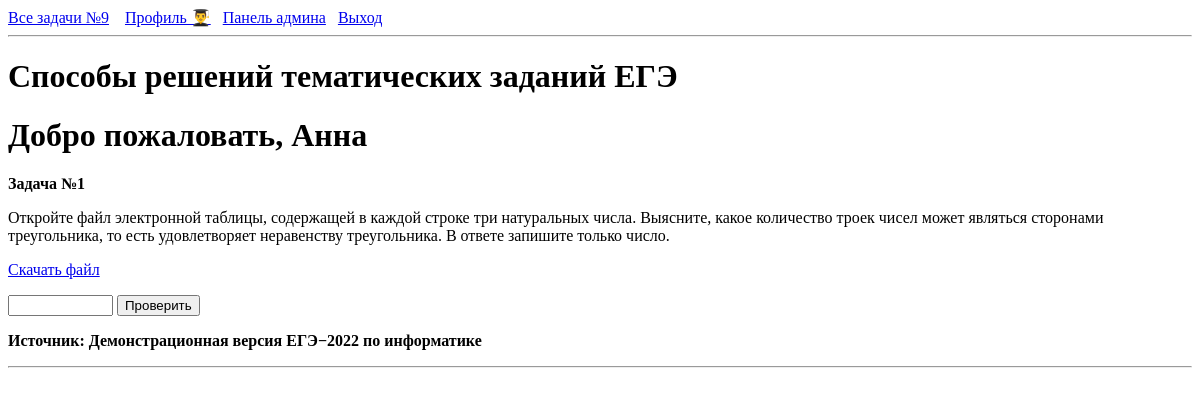
/main (signed in), run on an earlier commit of the app's database.
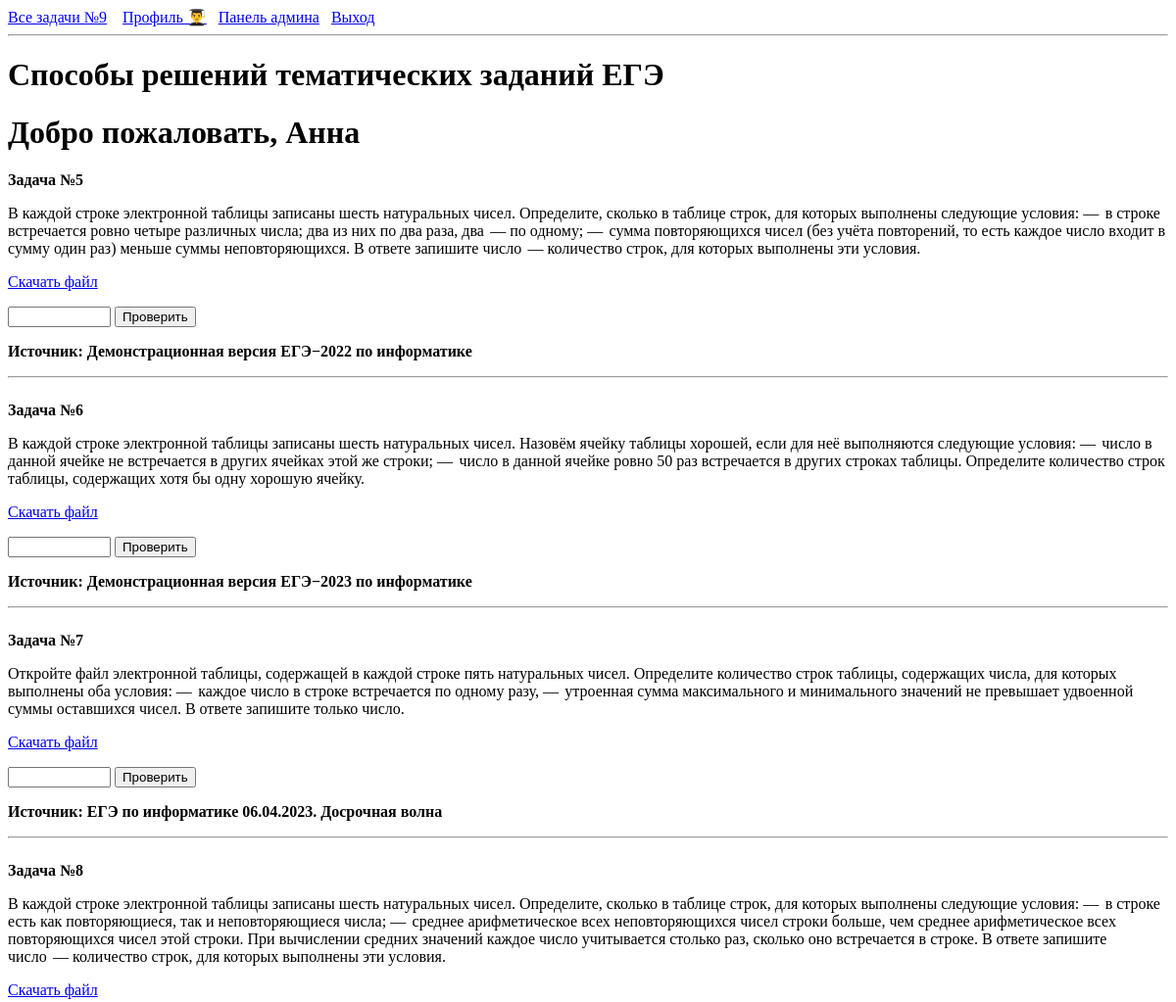
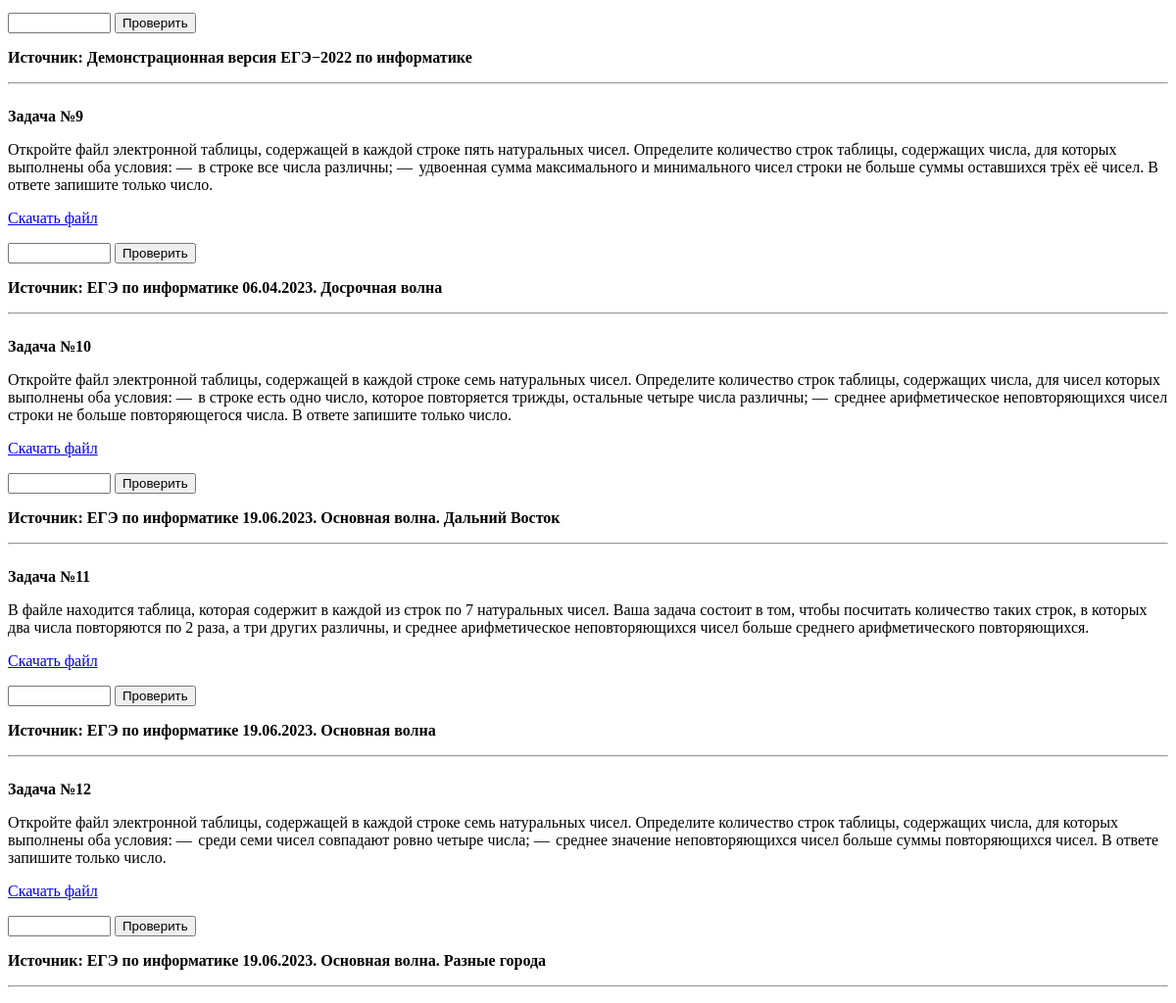
And on a later commit of the database (2 pictures, top to bottom).
### app/models.py (models this page shows)
class Task(db.Model):# создание модели задач в базе данных
    id = db.Column(db.Integer, primary_key=True) # поле ID задач,db.Integer - целое число,primary_key-первичный ключ(уникален для всех задач)
    body = db.Column(db.String(1024)) # поле текста задачи, максимум 1024 символа
    link = db.Column(db.String(256)) # поле ссылки для скачивания файла
    answer = db.Column(db.String(32)) # поле правильного ответа к задаче
    author = db.Column(db.String(64)) # поле имени автора задачи
    link_solution = db.Column(db.String(256))

### app/routes.py (the view)
@app.route('/')  # создание главного маршрута
@app.route('/main')  # создание второго главного маршрута
@login_required
def main():  # функция обработчик
    tasks = current_user.not_solved_tasks() # загрузка всех задач из базы данных
    return render_template('main.html', title='Главная', tasks=tasks, solved_tasks=solved_tasks)  # генерация страницы по шаблону main.html

### app/models.py (called while the page is built)
@login.user_loader # регистрирование пользовательского загрузчика
def load_user(id): # функция пользовательского загрузчика
    return User.query.get(int(id)) # возврат пользователя из базы данных по id

    def solved_tasks(self):
        return Task.query.join(
            solved_tasks, (solved_tasks.c.task_id==Task.id)).filter(
            solved_tasks.c.user_id==self.id)

    def not_solved_tasks(self):
        all_ = Task.query.filter()
        solved = self.solved_tasks()
        return all_.except_(solved)

    def task_is_solved(self, task):
        return self.tasks.filter(solved_tasks.c.task_id==task.id).count()>0

### app/templates/main.html
{% extends "base.html" %}
{% block content %}
<h1>Способы решений тематических заданий ЕГЭ</h1>
<h1>Добро пожаловать, {{ current_user.username }}</h1>
{% for task in tasks %}
{% include '_task.html' %}
{% endfor %}
{% endblock %}

### app/templates/_task.html
<table id="{{ task.id }}">
    <tr valign="top"><p><b>Задача №{{ task.id }}</b></p></tr>
    <tr valign="top"><p>{{ task.body }}</p></tr>
    <tr valign="top"><p><a href="{{ task.link }}">Скачать файл</a></p></tr>
    {% if current_user.task_is_solved(task) %}
    <tr valign="top"><p>Правильный ответ: {{ task.answer }}</p></tr>
    <tr valign="top"><p>Ваш ответ: {{ solved_tasks.select().where(solved_tasks.c.user_id==current_user.id, solved_tasks.c.task_id==task.id).params()['answer'] }} </p></tr>
    <tr valign="top"><p><a href="{{ task.link_solution }}">Ссылка на решение задачи</a></p></tr>
    {% else %}
    <tr valign="top">
        <form method="get" action="../result/{{ task.id }}" autocomplete="off">
        <p><input type="text" name="answer" required minlength="1" maxlength="10" size="10" />
            <input type="submit" value="Проверить"></p>
        </form>
    </tr>
    {% endif %}
    <tr valign="top"><p><b>Источник: {{ task.author }}</b></p></tr>
<hr>
</table>

What changed in the data, as far as the page shows it:
no longer on this page (row unchanged): Task: id "1", body "Откройте файл электронной таблицы, содержащей в каждой строке три натуральных числа. Выясните, какое количество троек чисел может являться сторонами треугольника, то есть удовлетворяет неравенству треугольника. В ответе запишите только число.", author "Демонстрационная версия ЕГЭ−2022 по информатике"
added Task: id "5", body "В каждой строке электронной таблицы записаны шесть натуральных чисел. Определите, сколько в таблице строк, для которых выполнены следующие условия: — в строке встречается ровно четыре различных числа; два из них по два раза, два — по одному; — сумма повторяющихся чисел (без учёта повторений, то есть каждое число входит в сумму один раз) меньше суммы неповторяющихся. В ответе запишите число — количество строк, для которых выполнены эти условия.", author "Демонстрационная версия ЕГЭ−2022 по информатике"
added Task: id "6", body "В каждой строке электронной таблицы записаны шесть натуральных чисел. Назовём ячейку таблицы хорошей, если для неё выполняются следующие условия: — число в данной ячейке не встречается в других ячейках этой же строки; — число в данной ячейке ровно 50 раз встречается в других строках таблицы. Определите количество строк таблицы, содержащих хотя бы одну хорошую ячейку.", author "Демонстрационная версия ЕГЭ−2023 по информатике"
added Task: id "7", body "Откройте файл электронной таблицы, содержащей в каждой строке пять натуральных чисел. Определите количество строк таблицы, содержащих числа, для которых выполнены оба условия: — каждое число в строке встречается по одному разу, — утроенная сумма максимального и минимального значений не превышает удвоенной суммы оставшихся чисел. В ответе запишите только число.", author "ЕГЭ по информатике 06.04.2023. Досрочная волна"
added Task: id "8", body "В каждой строке электронной таблицы записаны шесть натуральных чисел. Определите, сколько в таблице строк, для которых выполнены следующие условия: — в строке есть как повторяющиеся, так и неповторяющиеся числа; — среднее арифметическое всех неповторяющихся чисел строки больше, чем среднее арифметическое всех повторяющихся чисел этой строки. При вычислении средних значений каждое число учитывается столько раз, сколько оно встречается в строке. В ответе запишите число — количество строк, для которых выполнены эти условия.", author "Демонстрационная версия ЕГЭ−2022 по информатике"
added Task: id "9", body "Откройте файл электронной таблицы, содержащей в каждой строке пять натуральных чисел. Определите количество строк таблицы, содержащих числа, для которых выполнены оба условия: — в строке все числа различны; — удвоенная сумма максимального и минимального чисел строки не больше суммы оставшихся трёх её чисел. В ответе запишите только число.", author "ЕГЭ по информатике 06.04.2023. Досрочная волна"
added Task: id "10", body "Откройте файл электронной таблицы, содержащей в каждой строке семь натуральных чисел. Определите количество строк таблицы, содержащих числа, для чисел которых выполнены оба условия: — в строке есть одно число, которое повторяется трижды, остальные четыре числа различны; — среднее арифметическое неповторяющихся чисел строки не больше повторяющегося числа. В ответе запишите только число.", author "ЕГЭ по информатике 19.06.2023. Основная волна. Дальний Восток"
added Task: id "11", body "В файле находится таблица, которая содержит в каждой из строк по 7 натуральных чисел. Ваша задача состоит в том, чтобы посчитать количество таких строк, в которых два числа повторяются по 2 раза, а три других различны, и среднее арифметическое неповторяющихся чисел больше среднего арифметического повторяющихся.", author "ЕГЭ по информатике 19.06.2023. Основная волна"
added Task: id "12", body "Откройте файл электронной таблицы, содержащей в каждой строке семь натуральных чисел. Определите количество строк таблицы, содержащих числа, для которых выполнены оба условия: — среди семи чисел совпадают ровно четыре числа; — среднее значение неповторяющихся чисел больше суммы повторяющихся чисел. В ответе запишите только число.", author "ЕГЭ по информатике 19.06.2023. Основная волна. Разные города"
